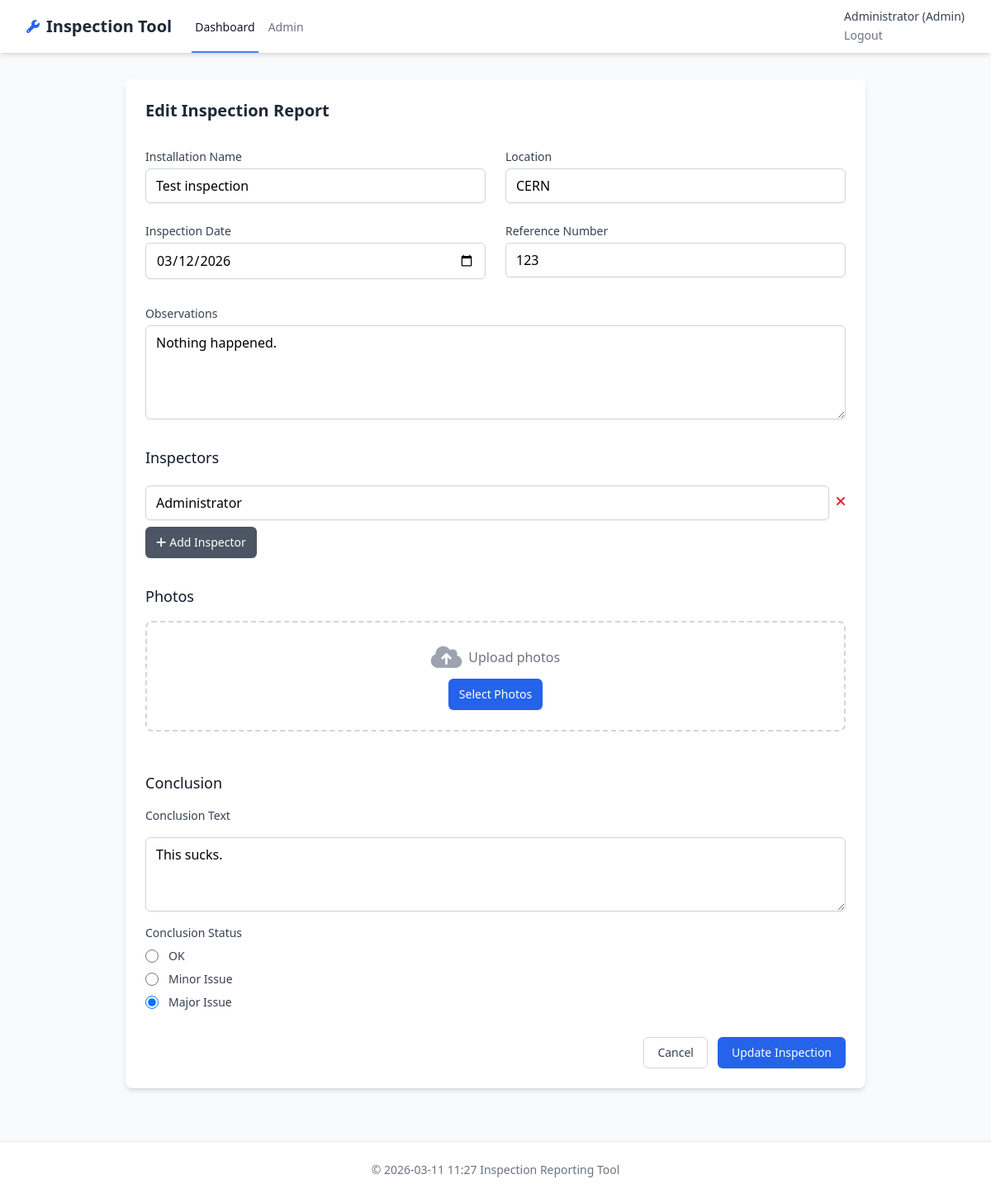
The page /inspection/2/edit (signed in) on the database its author committed.
### app/models.py (models this page shows, shortened)
class User(UserMixin, db.Model):
    id = db.Column(db.Integer, primary_key=True)
    username = db.Column(db.String(80), unique=True, nullable=False)
    full_name = db.Column(db.String(120), nullable=False)
    email = db.Column(db.String(120), unique=True, nullable=False)
    password_hash = db.Column(db.String(120), nullable=False)
    is_admin = db.Column(db.Boolean, default=False)
    created_at = db.Column(db.DateTime, default=datetime.utcnow)

class Inspection(db.Model):
    id = db.Column(db.Integer, primary_key=True)
    installation_name = db.Column(db.String(200), nullable=False)
    location = db.Column(db.String(200), nullable=False)
    inspection_date = db.Column(db.Date, nullable=False)
    version = db.Column(db.Integer, nullable=False, default=1)
    reference_number = db.Column(db.Integer, nullable=False)
    observations = db.Column(db.Text)
    conclusion_text = db.Column(db.Text)
    conclusion_status = db.Column(db.Enum('ok', 'minor', 'major'), nullable=False)
    created_by_id = db.Column(db.Integer, db.ForeignKey('user.id'), nullable=False)
    created_at = db.Column(db.DateTime, default=datetime.utcnow)
    updated_at = db.Column(db.DateTime, default=datetime.utcnow, onupdate=datetime.utcnow)
    created_by = db.relationship('User', backref=db.backref('inspections', lazy=True))
    inspectors = db.relationship('InspectionInspector', backref='inspection', lazy=True)
    photos = db.relationship('Photo', backref='inspection', lazy=True)

### app/routes/inspections.py (the view, shortened to what this page needs)
@inspections_bp.route('/inspection/<int:id>/edit', methods=['GET', 'POST'])
@login_required
def inspection_edit(id):
    inspection = Inspection.query.get_or_404(id)
    if not (current_user.is_admin or inspection.created_by_id == current_user.id):
        flash('You do not have permission to edit this inspection.', 'error')
        return redirect(url_for('inspections.dashboard'))
    form = InspectionForm(obj=inspection)
    if inspection.inspectors:
        inspector_names = []
        for inspector in inspection.inspectors:
            if inspector.free_text_name:
                inspector_names.append(inspector.free_text_name)
            elif inspector.user:
                inspector_names.append(inspector.user.full_name)
        if inspector_names:
            form.inspectors[0].data = inspector_names[0]
            while len(form.inspectors) < len(inspector_names):
                form.inspectors.append_entry()
            for i, name in enumerate(inspector_names[1:], 1):
                form.inspectors[i].data = name
    return render_template('inspection_form.html', form=form, inspection=inspection)

### app/routes/inspections.py
class InspectionForm(FlaskForm):
    installation_name = StringField('Installation Name', validators=[DataRequired(), Length(max=200)])
    location = StringField('Location', validators=[DataRequired(), Length(max=200)])
    inspection_date = DateField('Inspection Date', validators=[DataRequired()])
    reference_number = IntegerField('Reference Number', validators=[DataRequired()])
    observations = TextAreaField('Observations')
    inspectors = FieldList(StringField('Inspector'), min_entries=1)
    conclusion_text = TextAreaField('Conclusion Text')
    conclusion_status = SelectField('Conclusion Status',
                                   choices=[('ok', 'OK'), ('minor', 'Minor Issue'), ('major', 'Major Issue')],
                                   validators=[DataRequired()])
    submit = SubmitField('Save Inspection')
    update = SubmitField('Update Inspection')

### app/__init__.py (called while the page is built)
@login_manager.user_loader
def load_user(user_id):
    return User.query.get(int(user_id))

def get_logo_filename():
    try:
        logo_config = ConfigModel.query.filter_by(key='logo_filename').first()
        return logo_config.value if logo_config else None
    except:
        return None

### app/templates/inspection_form.html (shortened to what this page needs)
{% extends "base.html" %}
{% block content %}
<div class="max-w-4xl mx-auto bg-white p-6 rounded-lg shadow-md">
    <h1 class="text-xl font-bold text-gray-800 mb-6">
        {% if inspection %}Edit Inspection Report{% else %}New Inspection Report{% endif %}
    </h1>
    <form method="POST" class="space-y-8" id="inspectionForm">
        <div class="grid grid-cols-1 md:grid-cols-2 gap-6">
            <div>
                {{ form.installation_name.label(class="block text-sm font-medium text-gray-700") }}
                {{ form.installation_name(class="mt-1 block w-full px-3 py-2 border border-gray-300 rounded-md shadow-sm focus:outline-none focus:ring-blue-500 focus:border-blue-500") }}
            </div>
            <div>
                {{ form.location.label(class="block text-sm font-medium text-gray-700") }}
                {{ form.location(class="mt-1 block w-full px-3 py-2 border border-gray-300 rounded-md shadow-sm focus:outline-none focus:ring-blue-500 focus:border-blue-500") }}
            </div>
            <div>
                {{ form.inspection_date.label(class="block text-sm font-medium text-gray-700") }}
                {{ form.inspection_date(class="mt-1 block w-full px-3 py-2 border border-gray-300 rounded-md shadow-sm focus:outline-none focus:ring-blue-500 focus:border-blue-500") }}
            </div>
            <div>
                {{ form.reference_number.label(class="block text-sm font-medium text-gray-700") }}
                {{ form.reference_number(class="mt-1 block w-full px-3 py-2 border border-gray-300 rounded-md shadow-sm focus:outline-none focus:ring-blue-500 focus:border-blue-500") }}
            </div>
        </div>
        <div>
            {{ form.observations.label(class="block text-sm font-medium text-gray-700") }}
            {{ form.observations(class="mt-1 block w-full px-3 py-2 border border-gray-300 rounded-md shadow-sm focus:outline-none focus:ring-blue-500 focus:border-blue-500", rows="4") }}
        </div>
        <div>
            <h3 class="text-lg font-medium text-gray-900 mb-4">Inspectors</h3>
            <div id="inspectors-container" class="space-y-2">
                {% for inspector in form.inspectors %}
                <div class="flex items-center">
                    {{ inspector(class="mt-1 block w-full px-3 py-2 border border-gray-300 rounded-md shadow-sm focus:outline-none focus:ring-blue-500 focus:border-blue-500") }}
                    <button type="button" class="ml-2 text-red-600 hover:text-red-800 remove-inspector">
                        <i class="fas fa-times"></i>
                    </button>
                </div>
                {% endfor %}
            </div>
            <button type="button" id="add-inspector" class="mt-2 inline-flex items-center px-3 py-2 border border-transparent text-sm font-medium rounded-md shadow-sm text-white bg-gray-600 hover:bg-gray-700 focus:outline-none focus:ring-2 focus:ring-offset-2 focus:ring-gray-500">
                <i class="fas fa-plus mr-1"></i> Add Inspector
            </button>
        </div>
        <div>
            <h3 class="text-lg font-medium text-gray-900 mb-4">Photos</h3>
            <div id="photos-container" class="space-y-4">
                <div class="border-2 border-dashed border-gray-300 rounded-lg p-6 text-center">
                    <div class="flex items-center justify-center">
                        <i class="fas fa-cloud-upload-alt text-3xl text-gray-400"></i>
                        <p class="ml-2 text-gray-500">Upload photos</p>
                    </div>
                    <button type="button" id="upload-photo-btn" class="mt-2 inline-flex items-center px-3 py-2 border border-transparent text-sm font-medium rounded-md shadow-sm text-white bg-blue-600 hover:bg-blue-700 focus:outline-none focus:ring-2 focus:ring-offset-2 focus:ring-blue-500">
                        Select Photos
                    </button>
                </div>
            </div>
        </div>
        <div>
            <h3 class="text-lg font-medium text-gray-900 mb-4">Conclusion</h3>
            <div class="space-y-4">
                {{ form.conclusion_text.label(class="block text-sm font-medium text-gray-700") }}
                {{ form.conclusion_text(class="mt-1 block w-full px-3 py-2 border border-gray-300 rounded-md shadow-sm focus:outline-none focus:ring-blue-500 focus:border-blue-500", rows="3") }}
                <div>
                    {{ form.conclusion_status.label(class="block text-sm font-medium text-gray-700") }}
                    <div class="mt-2 space-y-2">
                        {% for choice in form.conclusion_status.choices %}
                        <div class="flex items-center">
                            <input type="radio" id="status-{{ choice[0] }}" name="conclusion_status" value="{{ choice[0] }}"
                                class="h-4 w-4 text-blue-600 focus:ring-blue-500 border-gray-300" {% if form.conclusion_status.data == choice[0] %}checked{% endif %}>
                            <label for="status-{{ choice[0] }}" class="ml-3 block text-sm text-gray-700">
                                {{ choice[1] }}
                            </label>
                        </div>
                        {% endfor %}
                    </div>
                </div>
            </div>
        </div>
        <div class="flex justify-end space-x-3">
            {% if inspection %}
            <a href="{{ url_for('inspections.inspection_view', id=inspection.id) }}" class="inline-flex items-center px-4 py-2 border border-gray-300 text-sm font-medium rounded-md text-gray-700 bg-white hover:bg-gray-50 focus:outline-none focus:ring-2 focus:ring-offset-2 focus:ring-blue-500">
                Cancel
            </a>
            {{ form.update(class="inline-flex items-center px-4 py-2 border border-transparent text-sm font-medium rounded-md shadow-sm text-white bg-blue-600 hover:bg-blue-700 focus:outline-none focus:ring-2 focus:ring-offset-2 focus:ring-blue-500") }}
            {% endif %}
        </div>
    </form>
</div>
{% endblock %}

### app/templates/base.html (shortened to what this page needs)
<!DOCTYPE html>
<html lang="en">
<head>
    <script src="https://cdn.tailwindcss.com"></script>
    <link rel="stylesheet" href="https://cdnjs.cloudflare.com/ajax/libs/font-awesome/6.4.0/css/all.min.css">
</head>
<body class="bg-gray-50 min-h-screen">
    <nav class="bg-white shadow-md">
        <div class="max-w-7xl mx-auto px-4 sm:px-6 lg:px-8">
            <div class="flex justify-between h-16">
                <div class="flex">
                    <div class="flex-shrink-0 flex items-center">
                        <i class="fas fa-wrench text-blue-600 mr-2"></i>
                        <span class="text-xl font-bold text-gray-800">Inspection Tool</span>
                    </div>
                    {% if current_user.is_authenticated %}
                    <div class="ml-6 flex space-x-2">
                        <a href="{{ url_for('inspections.dashboard') }}" class="inline-flex items-center px-1 pt-1 border-b-2 border-blue-500 text-sm font-medium text-gray-900">
                            Dashboard
                        </a>
                        {% if current_user.is_admin %}
                        <a href="{{ url_for('admin.users') }}" class="inline-flex items-center px-1 pt-1 border-b-2 border-transparent hover:border-gray-300 text-sm font-medium text-gray-500 hover:text-gray-700">
                            Admin
                        </a>
                        {% endif %}
                    </div>
                    {% endif %}
                </div>
                {% if current_user.is_authenticated %}
                <div class="flex items-center">
                    <div class="ml-3 relative">
                        <div class="text-sm text-gray-700">
                            <span class="font-medium">{{ current_user.full_name }}</span>
                            {% if current_user.is_admin %} (Admin) {% endif %}
                        </div>
                        <a href="{{ url_for('auth.logout') }}" class="text-sm text-gray-500 hover:text-gray-700">Logout</a>
                    </div>
                </div>
                {% endif %}
            </div>
        </div>
    </nav>
    <main class="max-w-7xl mx-auto px-4 sm:px-6 lg:px-8 py-8">
        {% block content %}{% endblock %}
    </main>
    <footer class="bg-white border-t mt-8">
        <div class="max-w-7xl mx-auto px-4 sm:px-6 lg:px-8 py-6">
            <p class="text-center text-sm text-gray-500">© {{ moment().format('YYYY') }} Inspection Reporting Tool</p>
        </div>
    </footer>
</body>
</html>

### rows shown on the page
User: full_name "Administrator"
Inspection: installation_name "Test inspection", location "CERN", inspection_date "03/12/2026", reference_number "123", observations "Nothing happened.", conclusion_text "This sucks."

### other values the page prints
{{ choice[1] }} "OK" "Minor Issue" "Major Issue"
{{ moment().format('YYYY') }} "2026-03-11 11:27"
